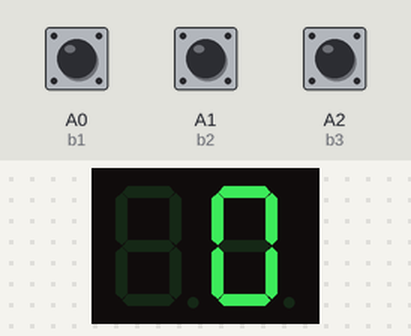
The sketch below on a simulated Arduino Uno, built with avr-gcc and run on an emulated ATmega328P. On the bench: 2-digit seven-segment display. The test bench sets the inputs (shaded band); at power-on: A2 (b3) HIGH, A0 (b1) HIGH, A1 (b2) HIGH.

Above: at 1.2 s.
1.3 s: A2 (b3) pulled LOW for 1 s
At 2.8 s:
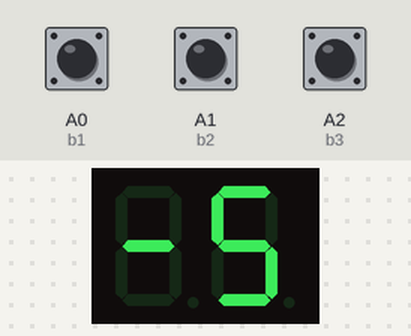
3.8 s: A2 (b3) pulled LOW for 3.2 s
At 5.9 s:
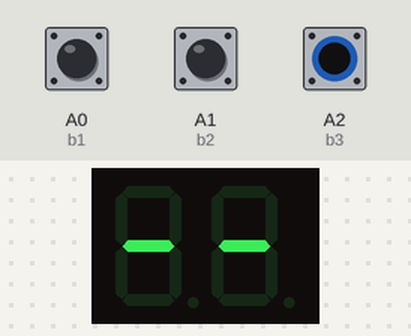
8.5 s: A0 (b1) pulled LOW for 0.15 s
At 9.9 s:
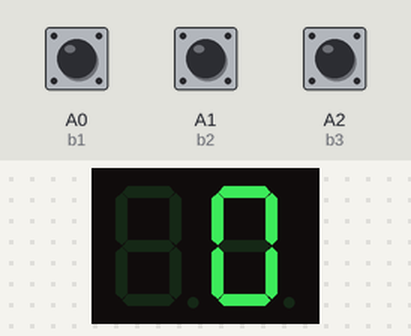
10.2 s: A1 (b2) pulled LOW for 3.2 s
At 13.8 s:
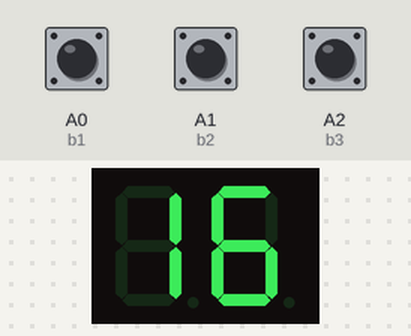
14.9 s: A1 (b2) pulled LOW for 0.15 s
At 16.1 s:
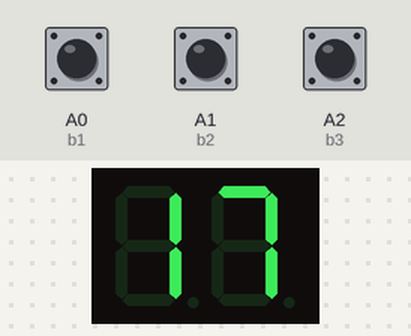
Timing chart, 0 to 17.6 s (numbered marks = the images above; inputs shaded):
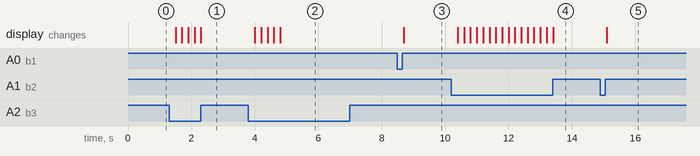

The sketch:

code.ino
```cpp
#include <SevSeg.h>
SevSeg sevseg;
int i = 0;
int b1 = A0; // for reset
int b2 = A1; // for ++
int b3 = A2; // for --

void setup() {
  // put your setup code here, to run once:
  byte numberDigits = 2;
  byte digitPins[] = {11, 12};
  byte segmentPins[] = {2, 3, 4, 5, 6, 7, 8, 9};
  sevseg.begin(COMMON_ANODE, numberDigits, digitPins, segmentPins);
  sevseg.setBrightness(90);
  pinMode(b1, INPUT_PULLUP);
  pinMode(b2, INPUT_PULLUP);
  pinMode(b3, INPUT_PULLUP);

}

void loop() {
  if (digitalRead(b2) == LOW)
  {
    delay(200);
    i++;
  }
  if (digitalRead(b3) == LOW)
{
  delay(200);
    i--;
  }
  if (digitalRead(b1) == LOW)
{
  delay(200);
    i = 0;
}
sevseg.setNumber(i);
sevseg.refreshDisplay();
}
```

Measured:
- after the input at 1.3 s, the display: first changes after 0.20 s (image 1 shows a later state)
- after the input at 3.8 s, the display: first changes after 0.20 s (image 2 shows a later state)
- after the input at 8.5 s, the display: changes after 0.20 s (image 3)
- after the input at 10.2 s, the display: first changes after 0.20 s (image 4 shows a later state)
- after the input at 14.9 s, the display: changes after 0.20 s (image 5)
